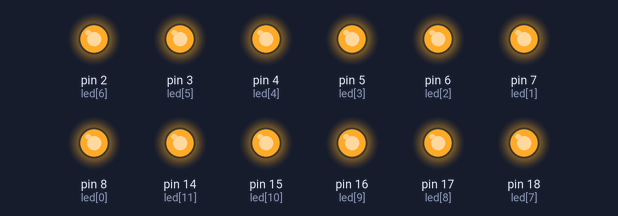
Recording of a sketch running on a simulated Arduino Uno, built with avr-gcc and run on an emulated ATmega328P. Shown: output pins drawn as LEDs (lit = HIGH).

Above: at 0.2 s.
At 1.7 s:
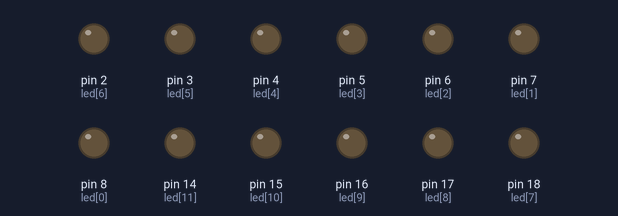
Timing chart, 0 to 3.0 s (numbered marks = the images above):
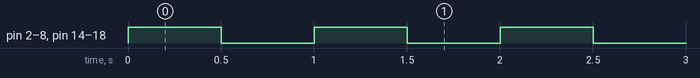

The sketch:

234_2.ino
```cpp
const unsigned int led[12] = { 8, 7, 6, 5, 4, 3, 2, 18, 17, 16, 15, 14 };

void setup() {
  // led 초기화
  for(int x=0;x<=11;x++) {
  pinMode(led[x], OUTPUT);
  }
}

void loop() {
  // led 켜기
  for(int x=0;x<=11;x++) {
  digitalWrite(led[x], HIGH);
  }
  delay(500);

  // led 끄기
  for(int x=0;x<=11;x++) {
  digitalWrite(led[x], LOW);
  }
  delay(500);
}
```

Measured:
- by itself, pin 2 (led[6]), pin 3 (led[5]), pin 4 (led[4]), pin 5 (led[3]), pin 6 (led[2]), pin 7 (led[1]), pin 8 (led[0]), pin 14 (led[11]), pin 15 (led[10]), pin 16 (led[9]), pin 17 (led[8]), pin 18 (led[7]): alternates HIGH for 0.50 s and LOW for 0.50 s
